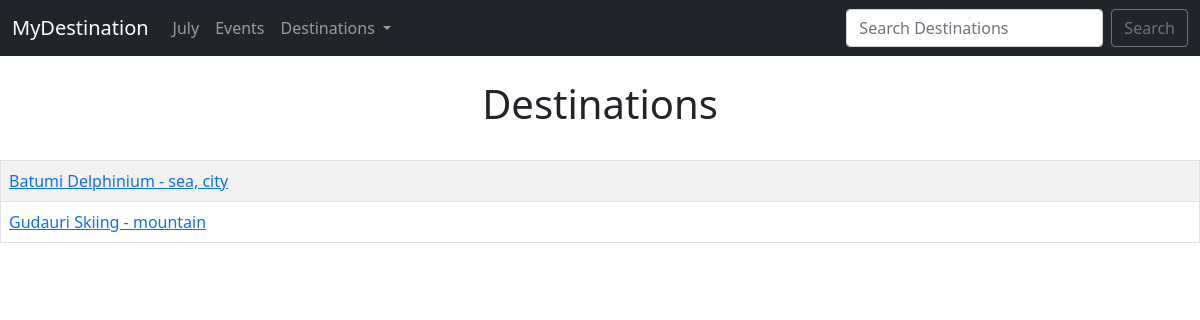
Screenshot of /list_venues with the database file from the repository.
### events/models.py (models this page shows)
class Venue(models.Model):
	name = models.CharField('Venue Name', max_length=300)
	address =  models.CharField(max_length=300, blank=True)
	zip_code =  models.CharField('Zip Code', max_length=15, blank=True)
	phone =  models.CharField('Contact Phone', max_length=25, blank=True)
	web = models.URLField('Website Address', blank=True)
	email_address = models.EmailField('Email Address', blank=True)
	review = models.CharField('Your Reveiw', max_length=1000, blank=True)
	def __str__(self):
		return self.name

### events/views.py (the view)
# urls.py: path('list_venues', views.list_venues, name='list-venue'),
def list_venues(request):
	venue_list = Venue.objects.all()
	return render(request, 'events/venues.html',
		{'venue_list': venue_list})

### events/templates/events/venues.html
{% extends 'events/base.html' %}
{% block content %}
	<center>
	<h1> Destinations</h1>
<br/>
<table class="table table-bordered table-striped  table-hover">
	{% for venue in venue_list %}
		<tr>
			<td>
				<a href="{% url 'show-venue' venue.id %}">{{ venue }}</a>
			</td>
		</tr>
	{% endfor %}
</table>
	</center>
{% endblock %}

### rows the page displays
Venue: name "Batumi Delphinium - sea, city"
Venue: name "Gudauri Skiing - mountain"
